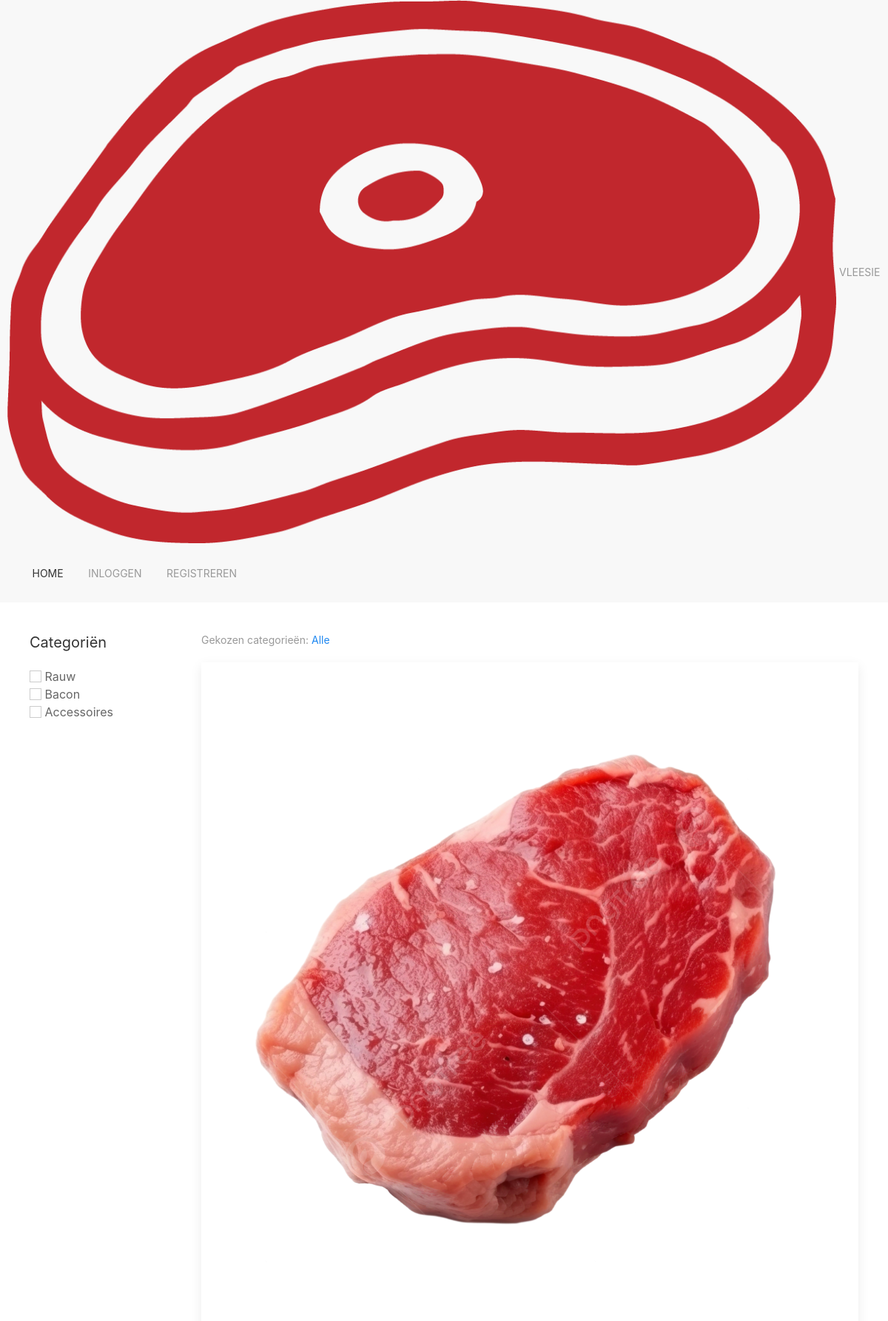
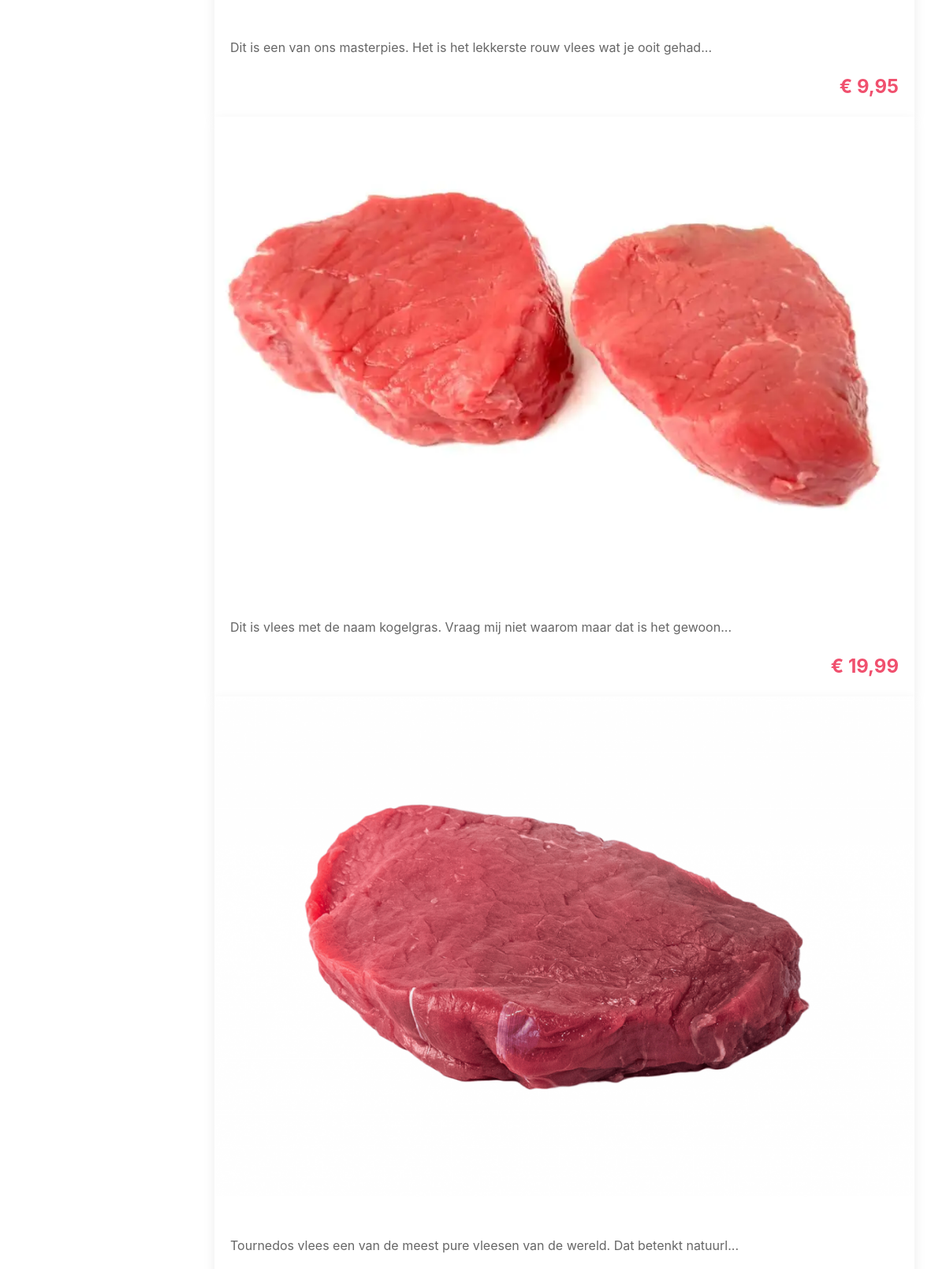
The app's page /dev/index.php (upper part) with its own data (2 pictures, top to bottom).
### tables this page shows
CREATE TABLE `categories` (
  `ID` int NOT NULL,
  `name` varchar(60) NOT NULL
);

CREATE TABLE `products` (
  `ID` int NOT NULL,
  `name` varchar(100) NOT NULL,
  `description` varchar(300) NOT NULL,
  `image` varchar(100) NOT NULL,
  `price` double NOT NULL,
  `category_id` int NOT NULL
);

### dev/src/helpers/auth.php (called while the page is built, shortened)
<?php
function isLoggedIn(): bool
{
  return false;
}
function guest(): bool
{
  return !isLoggedIn();
}

### dev/src/Database/Database.php (called while the page is built, shortened)
<?php
class Database
{
  private static $host = "db";
  private static $dbname = "webshop";
  private static $user = "root";
  private static $pass = "root";
  private static $dbConnection = null;
  private static $dbStatement = null;
  private static function connect(): bool
  {
    if(!is_null(self::$dbConnection)) {
      return true;
    }
    $pdo = null;
    try {
      $pdo = new PDO("mysql:host=".self::$host.";dbname=".self::$dbname.";charset=utf8", self::$user, self::$pass);
      $pdo->setAttribute(PDO::ATTR_ERRMODE, PDO::ERRMODE_EXCEPTION);
    } catch (PDOException $error) {
      echo $error;
    }
    self::$dbConnection = $pdo;
    return true;
  }
  public static function query(string $query, array $params = []): bool|string
  {
    try {
      self::$dbStatement = self::$dbConnection->prepare($query);
      self::$dbStatement->execute($params);
    } catch (PDOException $e) {
      return $e;
    }
    return true;
  }
  public static function getAll($return_type = PDO::FETCH_OBJ): bool|array
  {
    return self::$dbStatement->fetchAll($return_type);
  }
}

### dev/src/helpers/formatPrice.php (called while the page is built, shortened)
<?php
function formatPrice($price): string
{
  return number_format($price, 2, ",");
}

### dev/index.php (the view, shortened to what this page needs)
<?php
include_once(__DIR__."/src/Database/Database.php");
include_once(__DIR__."/src/helpers/formatPrice.php");
Database::query("SELECT * FROM products");
$products = Database::getAll();
Database::query("SELECT * FROM categories");
$categories = Database::getAll();
if($_SERVER["REQUEST_METHOD"] == "GET") {
    $selected_categories = null;
}
include_once("template/head.inc.php");
?>
<div class="uk-grid">
    <section class="uk-width-1-5">
        <h4>Categoriën</h4>
        <form method="get" action="index.php" id="category">
            <div class="uk-form-control">
                <?php foreach ($categories as $category): ?>
                <div>
                    <input id="checkbox_<?=$category->ID?>" class="uk-checkbox" type="checkbox"
                        name="category[]"
                        value="<?= $category->ID?>"
                        onclick="document.getElementById('category').submit();" <?php
                        if(isset($selected_categories)) {
                            if(in_array($category->ID, $selected_categories)) {
                                echo "checked";
                            }
                        }
                        ?>
                    />
                    <label for="checkbox_<?= $category->ID ?>"><?= $category->name ?></label>
                </div>
                <?php endforeach; ?>
            </div>
        </form>
    </section>
    <section class="uk-width-4-5">
        <h4 class="uk-text-muted uk-text-small">Gekozen categorieën: <span class="uk-text-small uk-text-primary">Alle</span>
        </h4>
        <div class="uk-flex uk-flex-home uk-flex-wrap">
            <?php foreach ($products as $product): ?>
            <a class="product-card uk-card uk-card-home uk-card-default uk-card-small uk-card-hover"
                href="product.php?product_id=<?=$product->ID?>">
                <div class="uk-card-media-top uk-align-center">
                    <img src="<?=$product->image?>" alt="<?=$product->name?>" class="product-image uk-align-center">
                </div>
                <div class="uk-card-body uk-card-body-home">
                    <p class="product-card-p"><?=substr($product->description, 0, 80)."..."?></p>
                    <p class="product-card-p uk-text-large uk-text-bold uk-text-danger uk-text-right">&euro;
                        <?= formatPrice($product->price)?>
                    </p>
                </div>
            </a>
            <?php endforeach; ?>
        </div>
    </section>
    <?php
include_once(__DIR__.'/template/foot.inc.php');

### dev/template/head.inc.php (shortened to what this page needs)
<?php
include_once(__DIR__ . '/../src/helpers/auth.php');
?>
<!DOCTYPE html>
<html lang="nl">
<head>
  <link rel="stylesheet" href="../css/uikit.min.css">
  <link rel="stylesheet" href="../css/style.css?v=1000">
</head>
<body onload="RestoreScrollPos()">
  <nav class="uk-navbar-container">
    <div class="uk-container">
      <div uk-navbar>
        <div class="uk-navbar-left">
          <ul class="uk-navbar-nav">
            <li>
              <a href="/">
                <img class="logo" src="img/Vleesie-icon.png" alt="Vleesie" title="Vleesie" />
                Vleesie
              </a>
            </li>
          </ul>
        </div>
        <div class="uk-navbar-right">
          <ul class="uk-navbar-nav">
            <li class="uk-active"><a href="/"><span uk-icon="icon: home"></span>Home</a></li>
          <?php if(guest()): ?>
            <li><a href="login.php"><span uk-icon="icon: sign-in"></span>Inloggen</a></li>
            <li><a href="register.php"><span uk-icon="icon: file-edit"></span>Registreren</a></li>
          <?php endif; ?>
          </ul>
        </div>
      </div>
    </div>
  </nav>
  <main class="uk-container uk-padding">

### dev/template/foot.inc.php (shortened to what this page needs)
  </main>
</body>
</html>

### records on screen
categories: name "Rauw"
categories: name "Bacon"
categories: name "Accessoires"
products: shows a picture, description "Dit is een van ons masterpies. Het is het lekkerste rouw vlees wat je ooit gehad", price "9,95"
products: image (picture), description "Dit is vlees met de naam kogelgras. Vraag mij niet waarom maar dat is het gewoon", price "19,99"
products: image (picture), description "Tournedos vlees een van de meest pure vleesen van de wereld. Dat betenkt natuurl"
